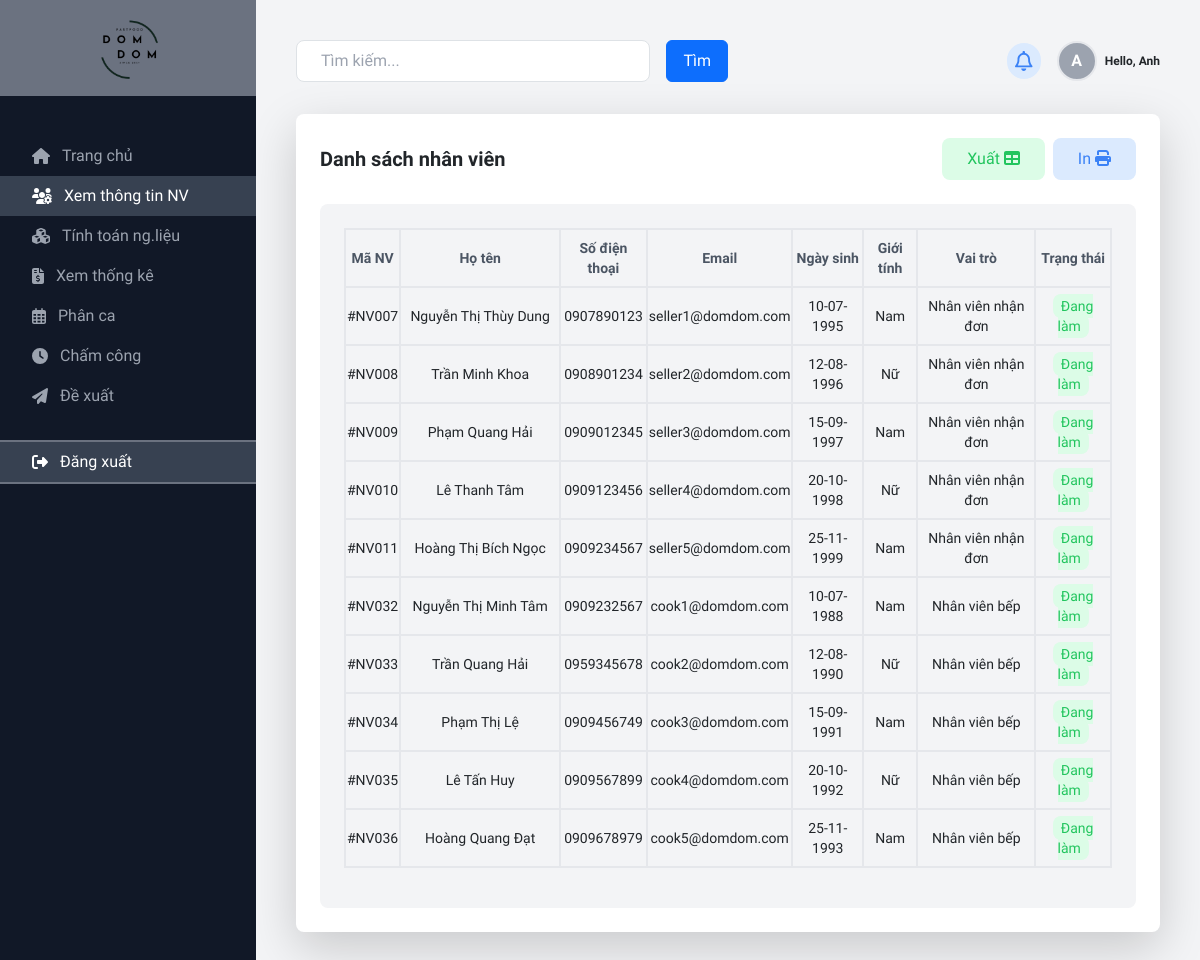
Before: /view/page/manager/index.php?i=employee (signed in) with the older database file.
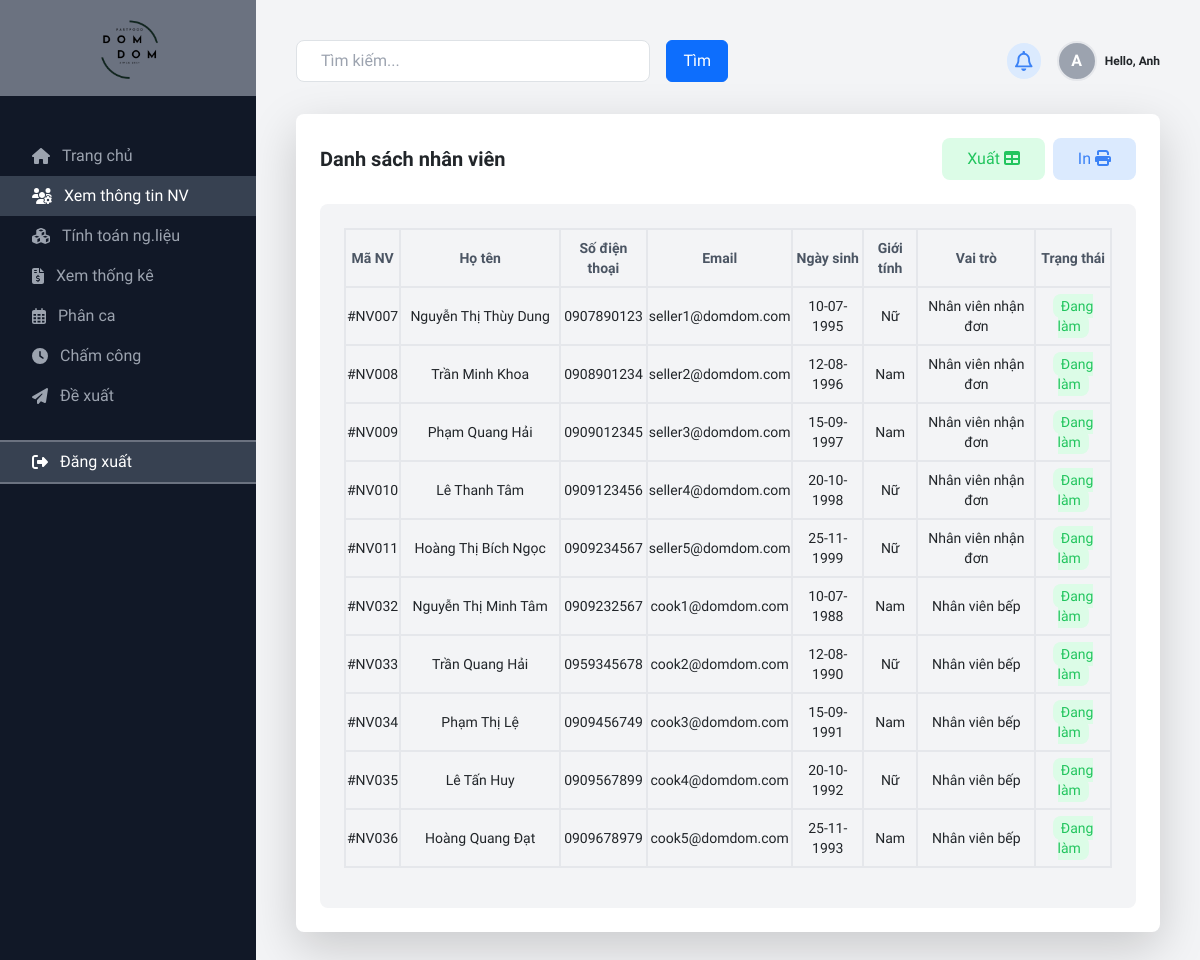
After: the same page with the newer database file.
### tables this page shows
CREATE TABLE `user` (
  `userID` int(5) NOT NULL,
  `roleID` int(5) NOT NULL,
  `userName` varchar(50) NOT NULL,
  `email` varchar(50) NOT NULL,
  `password` varchar(255) NOT NULL,
  `dateBirth` date NOT NULL,
  `sex` tinyint(1) NOT NULL,
  `phoneNumber` varchar(11) DEFAULT NULL,
  `image` varchar(50) DEFAULT NULL,
  `storeID` int(5) NOT NULL,
  `status` tinyint(1) NOT NULL DEFAULT 1
);

CREATE TABLE `role` (
  `roleID` int(5) NOT NULL,
  `roleName` varchar(50) NOT NULL
);

### model/mEmployees.php (called while the page is built, shortened)
<?php
class mEmployees
{
    public function mGetEmployeeByStoreID($storeID)
    {
        $db = new Database;
        $conn = $db->connect();
        $sql = "SELECT * FROM `user` AS U JOIN `role` AS R ON U.roleID = R.roleID WHERE U.roleID IN (3, 4) AND U.storeID = $storeID";
        if ($conn != null)
            return $conn->query($sql);
        return 0;
    }
}

### controller/cEmployees.php (called while the page is built, shortened)
<?php
class cEmployees extends mEmployees
{
    public function cGetEmployeeByStoreID($storeID)
    {
        if ($this->mGetEmployeeByStoreID($storeID) != 0) {
            $result = $this->mGetEmployeeByStoreID($storeID);
            return $result;
        }
        return 0;
    }
}

### view/page/manager/employee/index.php (the view, shortened to what this page needs)
<div class="grid grid-cols-1 md:grid-cols-1 gap-6 mt-8">
    <div class="bg-white p-6 rounded-lg shadow-lg mb-6">
        <div class="flex justify-between items-center mb-4">
            <h2 class="text-xl font-semibold">
                Danh sách nhân viên
            </h2>
            <div class="flex items-center">
                <button class="btn bg-green-100 text-green-500 py-2 px-4 rounded-lg mr-1 hover:bg-green-500 hover:text-white" id="export">Xuất <i class="fa-solid fa-table"></i></button>
                <button class="btn bg-blue-100 text-blue-500 py-2 px-4 rounded-lg ml-1 hover:bg-blue-500 hover:text-white" id="print">In <i class="fa-solid fa-print"></i></button>
            </div>
        </div>
        <div class="h-fit bg-gray-100 rounded-lg p-6">
            <form action="" method="POST">
                <table class="text-sm w-full text-center" id="table">
                    <thead>
                        <tr>
                            <th class="text-gray-600 border-2 py-2">Mã NV</th>
                            <th class="text-gray-600 border-2 py-2 w-40">Họ tên</th>
                            <th class="text-gray-600 border-2 py-2">Số điện thoại</th>
                            <th class="text-gray-600 border-2 py-2">Email</th>
                            <th class="text-gray-600 border-2 py-2">Ngày sinh</th>
                            <th class="text-gray-600 border-2 py-2">Giới tính</th>
                            <th class="text-gray-600 border-2 py-2">Vai trò</th>
                            <th class="text-gray-600 border-2 py-2">Trạng thái</th>
                        </tr>
                    </thead>
                    <tbody>
                        <?php
                        $ctrl = new cEmployees;
                        $storeID = $_SESSION["user"][1];
                        if ($ctrl->cGetEmployeeByStoreID($storeID) != 0) {
                            $result = $ctrl->cGetEmployeeByStoreID($storeID);
                            while ($row = $result->fetch_assoc()) {
                                echo "
                                    <tr>
                                        <td class='py-2 border-2'>#NV0" . ($row["userID"] < 10 ? "0" . $row["userID"] : $row["userID"]) . "</td>
                                        <td class='py-2 border-2'>" . $row["userName"] . "</td>
                                        <td class='py-2 border-2'>" . $row["phoneNumber"] . "</td>
                                        <td class='py-2 border-2'>" . $row["email"] . "</td>
                                        <td class='py-2 border-2'>" . date("d-m-Y", strtotime($row["dateBirth"])) . "</td>
                                        <td class='py-2 border-2'>" . ($row["sex"] == 1 ? "Nam" : "Nữ") . "</td>
                                        <td class='py-2 border-2'>" . $row["roleName"] . "</td>
                                        <td class='py-2 border-2'><span class='bg-" . ($row["status"] == 1 ? "green" : "red") . "-100 text-" . ($row["status"] == 1 ? "green" : "red") . "-500 py-1 px-2 rounded-lg'>" . ($row["status"] == 1 ? "Đang làm" : "Đã nghỉ") . "</span></td>
                                    </tr>
                                    ";
                            }
                        } else echo "Không có dữ liệu!";
                        ?>
                    </tbody>
                </table>
            </form>
        </div>
    </div>

Changed rows visible on the page:
changed user "Nguyễn Thị Thùy Dung": sex "Nam" → "Nữ"
changed user "Trần Minh Khoa": sex "Nữ" → "Nam"
changed user "Hoàng Thị Bích Ngọc": sex "Nam" → "Nữ"
